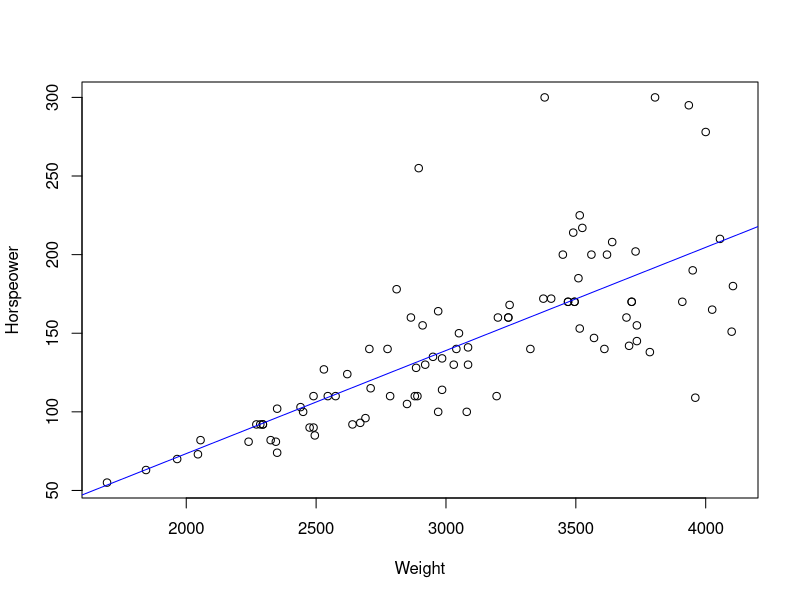
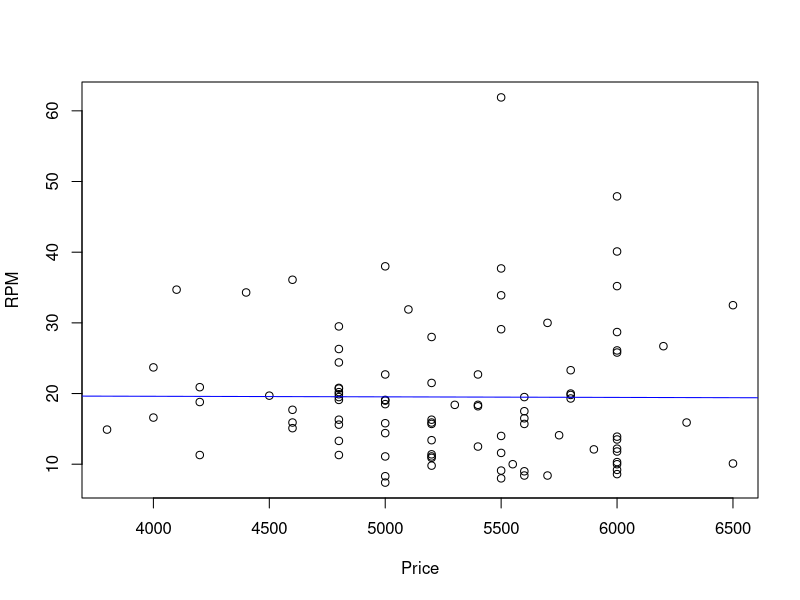

Recreate these plots in R, in order.
#! /usr/bin/env Rscript
library(MASS);
str(Cars93);
pdf("./a.pdf");
cov(Cars93$Weight,Cars93$Horsepower,use="everything",method=c("pearson"));
plot(Horsepower ~ Weight, data=Cars93,xlab="Weight",ylab="Horspeower");
abline(lm(Horsepower ~ Weight,data=Cars93),col='blue');
cor(Cars93$Weight,Cars93$Horsepower,use="everything",method=c("pearson"));
cor.test(Cars93$Weight,Cars93$Horsepower);

pdf("./b.pdf");

plot(Price ~ RPM, data=Cars93,xlab="Price",ylab="RPM");
abline(lm(Price ~ RPM,data=Cars93),col='blue');

cov(Cars93$Price,Cars93$RPM,use="everything",method=c("pearson"));
cor(Cars93$Price,Cars93$RPM,use="everything",method=c("pearson"));
cor.test(Cars93$Price,Cars93$RPM);

